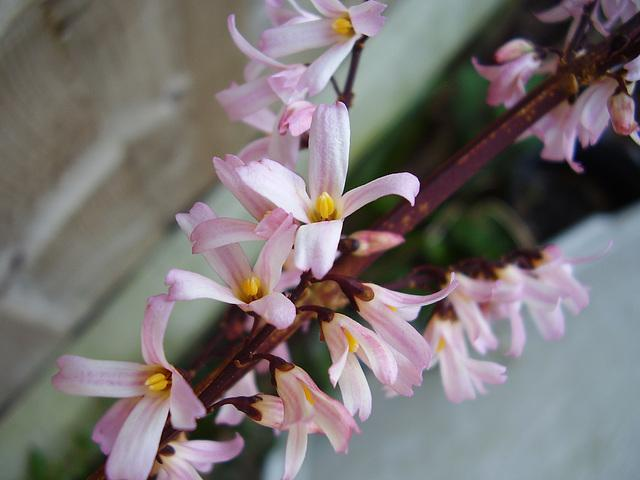
#> input picture python-code/opengl-learning/resources/images/f2.jpg, 640 x 480 px, found by its file name
$ jupyter execute '图像噪声.ipynb'   (shell and % lines are left out)
#> lines starting #> are read from the running program, lines starting #| are printed output that depends on the picture
[cell 1]
#coding:utf-8
'''
图像噪声
https://blog.csdn.net/zhoufan900428/article/details/37695357
'''
import cv2
import numpy as np
import matplotlib.pyplot as plt
from scipy import signal

[cell 2]
src = cv2.cvtColor(cv2.imread('datas/f2.jpg'),cv2.COLOR_BGR2RGB)
gray = cv2.cvtColor(src,cv2.COLOR_RGB2GRAY)
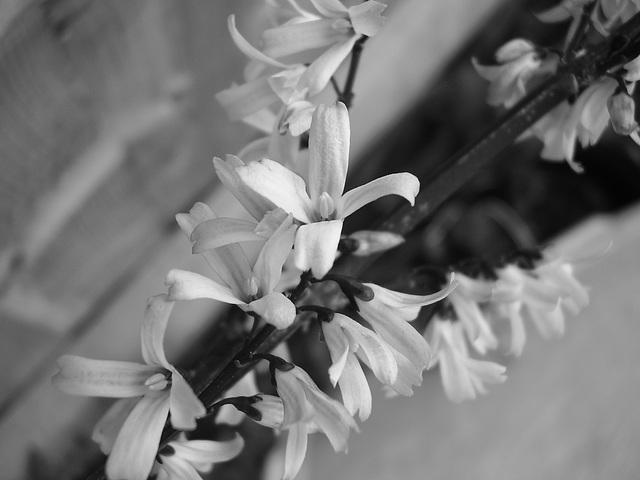
#> gray: shape (480, 640); min 2, max 251, mean 116.2

[cell 3]
def gaussian_noise(a,b,M,N):
    noise = a + b * np.random.randn(M,N)
    return noise

[cell 4]
M = gray.shape[0]
#> M = 480
N = gray.shape[1]
#> N = 640
a = 0
b = 0.08
noise = gaussian_noise(a,b,M,N)
print(noise.dtype)
#| float64
plt.imshow(noise,cmap='gray')
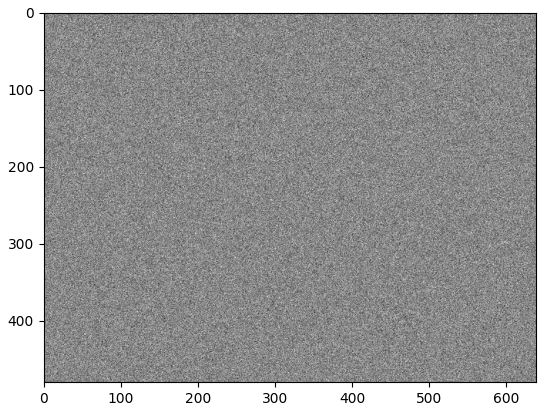
#> figure drawn by matplotlib, 1 panel

[cell 5]
# dst = cv2.convertScaleAbs(cv2.add(noise,np.float64(gray)))
# plt.imshow(dst,cmap='gray')
dst = np.float64(gray) + noise
dst = cv2.convertScaleAbs(dst)
plt.imshow(dst,cmap='gray')

$ run again, with python-code/opengl-learning/resources/images/f1.jpg copied over python-code/opengl-learning/resources/images/f2.jpg
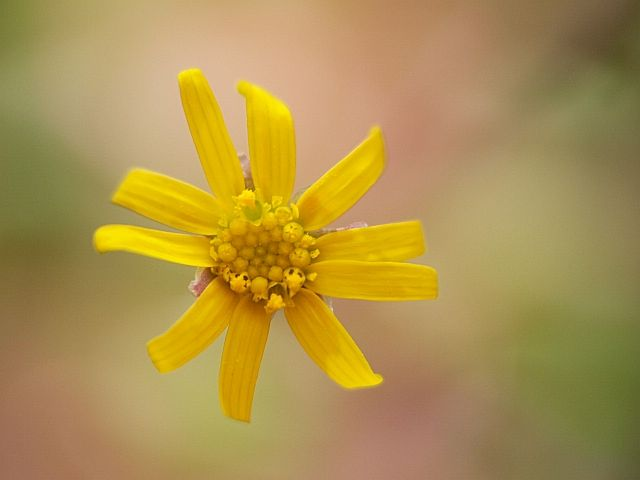
#> input picture python-code/opengl-learning/resources/images/f1.jpg, 640 x 480 px, found by its file name
#> `gray = cv2.cvtColor(src,cv2.COLOR_RGB2GRAY)`:
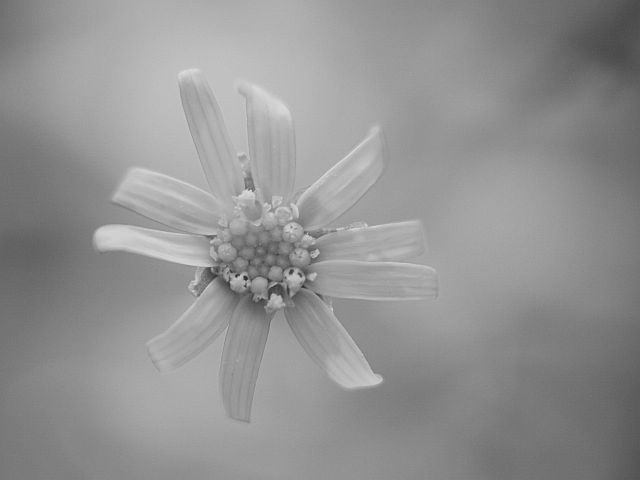
#> gray: shape (480, 640); min 40, max 222, mean 146.4
#| float64

$ run again, with python-code/opengl-learning/resources/images/f3.jpg copied over python-code/opengl-learning/resources/images/f2.jpg
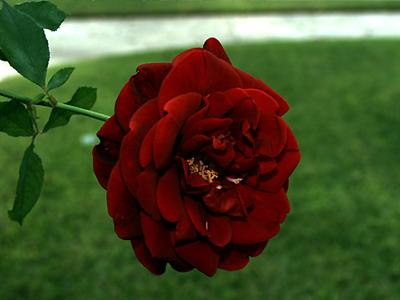
#> input picture python-code/opengl-learning/resources/images/f3.jpg, 400 x 300 px, found by its file name
#> `gray = cv2.cvtColor(src,cv2.COLOR_RGB2GRAY)`:
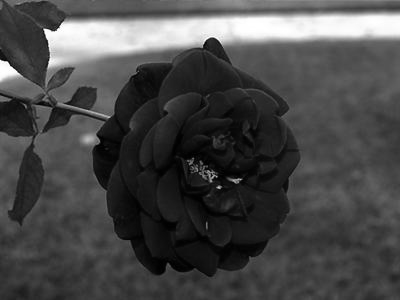
#> gray: shape (300, 400); min 0, max 255, mean 72.5
#| float64
#> `[cell 4] M = gray.shape[0] N = gray.shape[1] a = 0 b = 0.08 noise = ga..`:
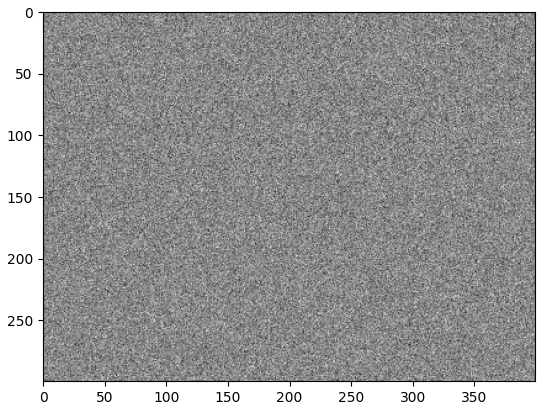
#> figure drawn by matplotlib, 1 panel

$ run again, with python-code/opengl-learning/resources/images/f4.jpg copied over python-code/opengl-learning/resources/images/f2.jpg
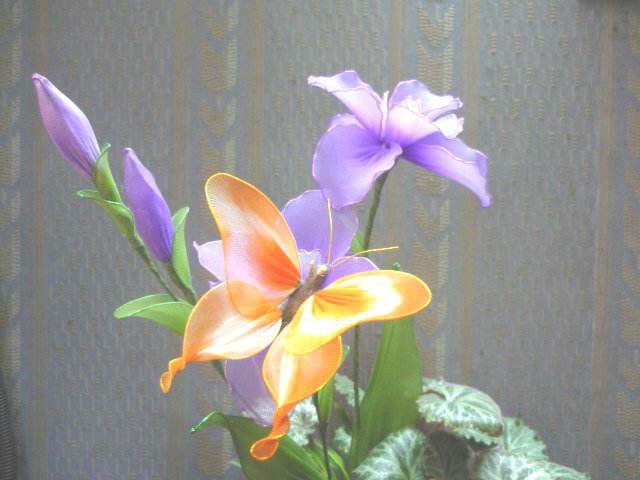
#> input picture python-code/opengl-learning/resources/images/f4.jpg, 640 x 480 px, found by its file name
#> `gray = cv2.cvtColor(src,cv2.COLOR_RGB2GRAY)`:
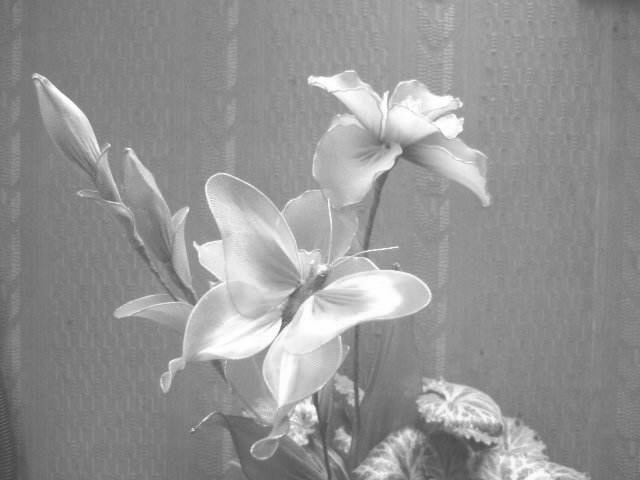
#> gray: shape (480, 640); min 66, max 255, mean 147.9
#| float64
#> `dst = np.float64(gray) + noise`:
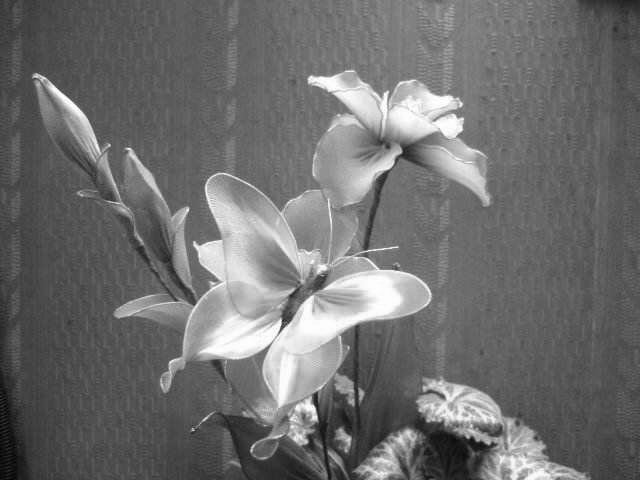
#> dst: shape (480, 640) float64; min 65.96, max 255.2, mean 147.9; drawn with min black and max white
